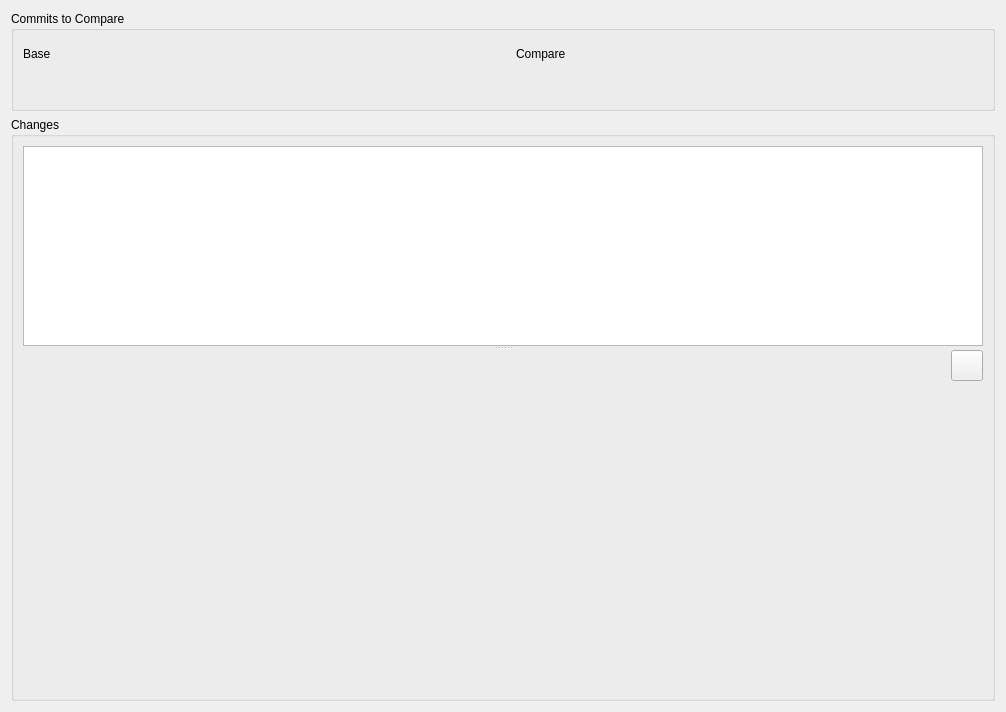
<?xml version="1.0" encoding="UTF-8"?>
<ui version="4.0">
 <class>DiffViewerDialog</class>
 <widget class="QDialog" name="DiffViewerDialog">
  <property name="geometry">
   <rect>
    <x>0</x>
    <y>0</y>
    <width>1006</width>
    <height>712</height>
   </rect>
  </property>
  <property name="windowTitle">
   <string>Comparison View</string>
  </property>
  <property name="styleSheet">
   <string notr="true">#DiffViewer3 {
   background-color: #eeeeee;

}</string>
  </property>
  <layout class="QVBoxLayout" name="verticalLayout_5">
   <item>
    <widget class="QGroupBox" name="groupBox">
     <property name="maximumSize">
      <size>
       <width>16777215</width>
       <height>100</height>
      </size>
     </property>
     <property name="title">
      <string>Commits to Compare</string>
     </property>
     <layout class="QHBoxLayout" name="horizontalLayout">
      <item>
       <layout class="QVBoxLayout" name="verticalLayout">
        <item>
         <layout class="QHBoxLayout" name="horizontalLayout_2">
          <item>
           <widget class="QLabel" name="label_2">
            <property name="text">
             <string>Base</string>
            </property>
           </widget>
          </item>
          <item>
           <spacer name="horizontalSpacer_2">
            <property name="orientation">
             <enum>Qt::Horizontal</enum>
            </property>
            <property name="sizeHint" stdset="0">
             <size>
              <width>40</width>
              <height>20</height>
             </size>
            </property>
           </spacer>
          </item>
         </layout>
        </item>
        <item>
         <layout class="QHBoxLayout" name="horizontalLayout_4">
          <item>
           <widget class="QWidget" name="commit1Widget" native="true"/>
          </item>
         </layout>
        </item>
       </layout>
      </item>
      <item>
       <layout class="QVBoxLayout" name="verticalLayout_8">
        <property name="spacing">
         <number>0</number>
        </property>
        <item>
         <spacer name="verticalSpacer_2">
          <property name="orientation">
           <enum>Qt::Vertical</enum>
          </property>
          <property name="sizeType">
           <enum>QSizePolicy::Minimum</enum>
          </property>
          <property name="sizeHint" stdset="0">
           <size>
            <width>20</width>
            <height>20</height>
           </size>
          </property>
         </spacer>
        </item>
       </layout>
      </item>
      <item>
       <layout class="QVBoxLayout" name="verticalLayout_2">
        <item>
         <layout class="QHBoxLayout" name="horizontalLayout_5">
          <item>
           <widget class="QLabel" name="label_4">
            <property name="text">
             <string>Compare</string>
            </property>
           </widget>
          </item>
          <item>
           <spacer name="horizontalSpacer_3">
            <property name="orientation">
             <enum>Qt::Horizontal</enum>
            </property>
            <property name="sizeHint" stdset="0">
             <size>
              <width>40</width>
              <height>20</height>
             </size>
            </property>
           </spacer>
          </item>
         </layout>
        </item>
        <item>
         <layout class="QHBoxLayout" name="horizontalLayout_6">
          <item>
           <widget class="QWidget" name="commit2Widget" native="true"/>
          </item>
         </layout>
        </item>
       </layout>
      </item>
     </layout>
    </widget>
   </item>
   <item>
    <widget class="QGroupBox" name="groupBox_2">
     <property name="title">
      <string>Changes</string>
     </property>
     <layout class="QVBoxLayout" name="verticalLayout_3">
      <item>
       <widget class="QSplitter" name="splitter_2">
        <property name="orientation">
         <enum>Qt::Horizontal</enum>
        </property>
        <widget class="QSplitter" name="splitter">
         <property name="orientation">
          <enum>Qt::Vertical</enum>
         </property>
         <widget class="QTableWidget" name="attributesTable">
          <property name="sizePolicy">
           <sizepolicy hsizetype="MinimumExpanding" vsizetype="Expanding">
            <horstretch>0</horstretch>
            <verstretch>0</verstretch>
           </sizepolicy>
          </property>
          <property name="minimumSize">
           <size>
            <width>568</width>
            <height>0</height>
           </size>
          </property>
          <property name="maximumSize">
           <size>
            <width>16777215</width>
            <height>200</height>
           </size>
          </property>
          <property name="verticalScrollBarPolicy">
           <enum>Qt::ScrollBarAsNeeded</enum>
          </property>
          <property name="horizontalScrollBarPolicy">
           <enum>Qt::ScrollBarAsNeeded</enum>
          </property>
          <property name="showDropIndicator" stdset="0">
           <bool>false</bool>
          </property>
          <property name="dragDropOverwriteMode">
           <bool>false</bool>
          </property>
          <property name="alternatingRowColors">
           <bool>false</bool>
          </property>
          <property name="selectionMode">
           <enum>QAbstractItemView::SingleSelection</enum>
          </property>
          <property name="selectionBehavior">
           <enum>QAbstractItemView::SelectRows</enum>
          </property>
          <property name="showGrid">
           <bool>true</bool>
          </property>
          <property name="gridStyle">
           <enum>Qt::DotLine</enum>
          </property>
          <property name="sortingEnabled">
           <bool>false</bool>
          </property>
          <property name="wordWrap">
           <bool>false</bool>
          </property>
          <attribute name="horizontalHeaderCascadingSectionResizes">
           <bool>true</bool>
          </attribute>
          <attribute name="horizontalHeaderDefaultSectionSize">
           <number>180</number>
          </attribute>
          <attribute name="horizontalHeaderMinimumSectionSize">
           <number>30</number>
          </attribute>
          <attribute name="horizontalHeaderStretchLastSection">
           <bool>true</bool>
          </attribute>
          <attribute name="verticalHeaderVisible">
           <bool>true</bool>
          </attribute>
          <attribute name="verticalHeaderCascadingSectionResizes">
           <bool>true</bool>
          </attribute>
          <attribute name="verticalHeaderStretchLastSection">
           <bool>false</bool>
          </attribute>
         </widget>
         <widget class="QWidget" name="mapWidget" native="true">
          <layout class="QVBoxLayout" name="verticalLayout_4">
           <property name="margin">
            <number>0</number>
           </property>
           <item>
            <layout class="QHBoxLayout" name="horizontalLayout_12">
             <item>
              <spacer name="horizontalSpacer_7">
               <property name="orientation">
                <enum>Qt::Horizontal</enum>
               </property>
               <property name="sizeHint" stdset="0">
                <size>
                 <width>40</width>
                 <height>20</height>
                </size>
               </property>
              </spacer>
             </item>
             <item>
              <widget class="QToolButton" name="zoomToExtentButton">
               <property name="text">
                <string/>
               </property>
               <property name="icon">
                <iconset resource="resources/geogigclient_resources.qrc">
                 <normaloff>:/icon/zoom-extent.png</normaloff>:/icon/zoom-extent.png</iconset>
               </property>
               <property name="iconSize">
                <size>
                 <width>24</width>
                 <height>24</height>
                </size>
               </property>
              </widget>
             </item>
            </layout>
           </item>
           <item>
            <widget class="QWidget" name="mapContainer" native="true">
             <property name="sizePolicy">
              <sizepolicy hsizetype="Preferred" vsizetype="Expanding">
               <horstretch>0</horstretch>
               <verstretch>0</verstretch>
              </sizepolicy>
             </property>
            </widget>
           </item>
          </layout>
         </widget>
        </widget>
       </widget>
      </item>
     </layout>
    </widget>
   </item>
  </layout>
 </widget>
 <resources>
  <include location="resources/geogigclient_resources.qrc"/>
 </resources>
 <connections/>
</ui>
